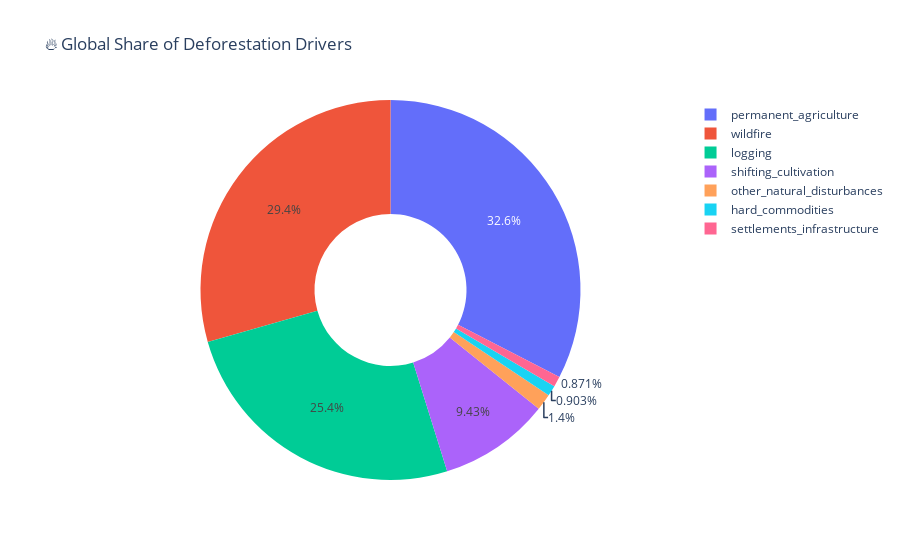
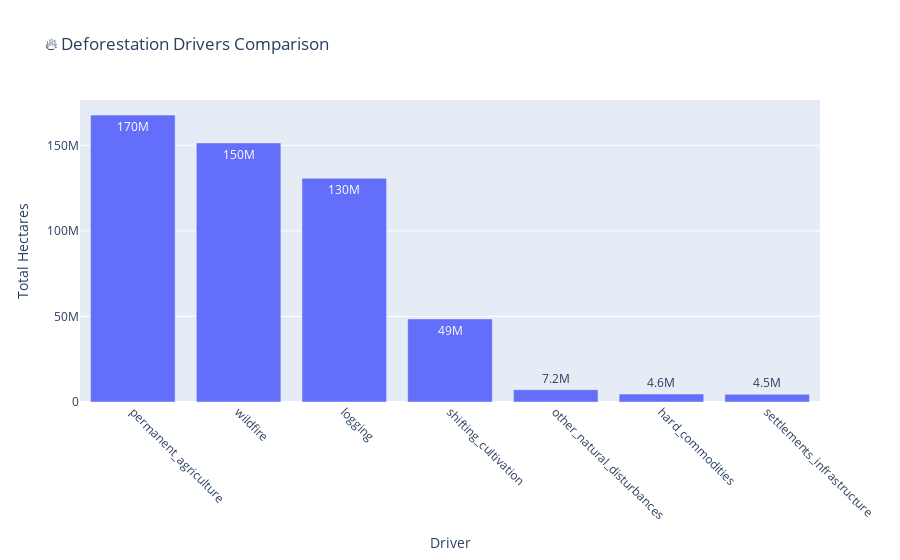

Write notebook code for charts like these, in order.
### Code cell
driver_cols = [c for c in df.columns if c in
               ["hard_commodities", "logging", "permanent_agriculture",
                "shifting_cultivation", "settlements_infrastructure",
                "other_natural_disturbances", "wildfire"]]

if driver_cols:
    drivers_sum = df[driver_cols].sum().sort_values(ascending=False).reset_index()
    drivers_sum.columns = ["driver", "hectares"]
    
    print("Global Deforestation Drivers (Total Hectares):")
    display(drivers_sum)
    
    fig = px.pie(drivers_sum, 
                 names="driver", 
                 values="hectares",
                 title="🔥 Global Share of Deforestation Drivers",
                 hole=0.4)
    fig.show()
    
    fig = px.bar(drivers_sum,
                 x="driver",
                 y="hectares",
                 title="🔥 Deforestation Drivers Comparison",
                 labels={"hectares": "Total Hectares", "driver": "Driver"},
                 text_auto='.2s')
    fig.update_xaxes(tickangle=45)
    fig.show()
else:
    print("⚠️ No driver columns found")

### Figure 1 — Plotly figure (JSON) as saved in the notebook; plotly's stock layout.template omitted (floating-point values rounded to 4 significant figures)
{"data": [{"domain": {"x": [0, 1], "y": [0, 1]}, "hole": 0.4, "hovertemplate": "driver=%{label}<br>hectares=%{value}<extra></extra>", "labels": ["permanent_agriculture", "wildfire", "logging", "shifting_cultivation", "other_natural_disturbances", "hard_commodities", "settlements_infrastructure"], "legendgroup": "", "name": "", "showlegend": true, "type": "pie", "values": [167700000.0, 151400000.0, 130800000.0, 48540000.0, 7225000.0, 4650000.0, 4487000.0]}], "layout": {"legend": {"tracegroupgap": 0}, "title": {"text": "🔥 Global Share of Deforestation Drivers"}}}

### Figure 2 — Plotly figure (JSON) as saved in the notebook; plotly's stock layout.template omitted (floating-point values rounded to 4 significant figures)
{"data": [{"hovertemplate": "Driver=%{x}<br>Total Hectares=%{y}<extra></extra>", "legendgroup": "", "marker": {"color": "#636efa", "pattern": {"shape": ""}}, "name": "", "orientation": "v", "showlegend": false, "textposition": "auto", "texttemplate": "%{y:.2s}", "type": "bar", "x": ["permanent_agriculture", "wildfire", "logging", "shifting_cultivation", "other_natural_disturbances", "hard_commodities", "settlements_infrastructure"], "xaxis": "x", "y": [167700000.0, 151400000.0, 130800000.0, 48540000.0, 7225000.0, 4650000.0, 4487000.0], "yaxis": "y"}], "layout": {"barmode": "relative", "legend": {"tracegroupgap": 0}, "title": {"text": "🔥 Deforestation Drivers Comparison"}, "xaxis": {"anchor": "y", "domain": [0, 1], "tickangle": 45, "title": {"text": "Driver"}}, "yaxis": {"anchor": "x", "domain": [0, 1], "title": {"text": "Total Hectares"}}}}
